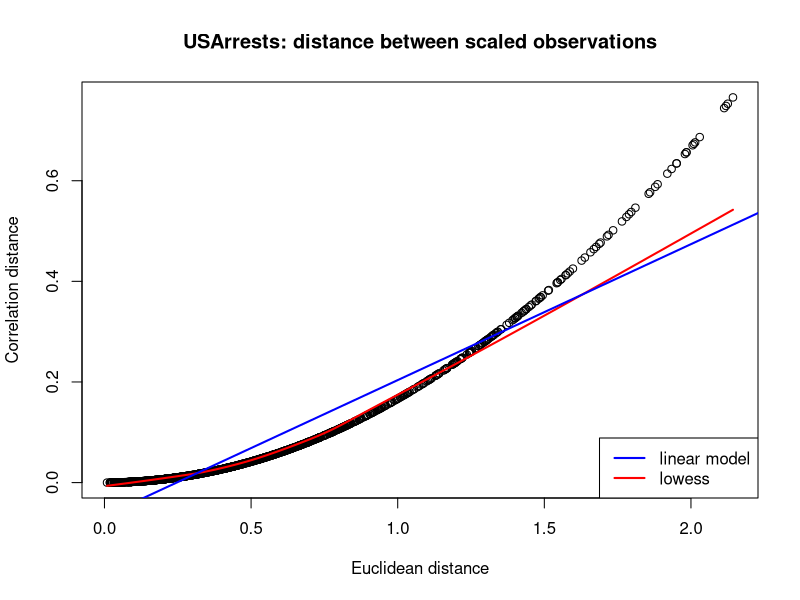

This chart was generated by the following R code:
## ---- chunk 1
knitr::opts_chunk$set(echo = TRUE)
## ---- chunk 2
data(USArrests)

# Transpose data set to center observations, not covariates
us.scaled <- scale(t(USArrests))

# Euclidean distance between states
eud <- dist(t(us.scaled))

# Correlation distance between states
cord <- as.dist(1-cor(us.scaled))

# Plot shows strong non-linear relationship between the 2 sets of values
plot(eud, cord, main="USArrests: distance between scaled observations", xlab="Euclidean distance", ylab="Correlation distance")
lines(lowess(eud, cord), lwd=2, col='red')
abline(lm(cord~eud), col='blue', lwd=2)
legend("bottomright", legend=c("linear model", "lowess"), col=c("blue", "red"), lwd=2)

# Correlation between the 2 distances is also very high
cor(eud, cord)

## ---- chunk 3

us.scaled <- scale(USArrests)

# PVE from output of prcomp
pc <- prcomp(us.scaled, center=TRUE, scale=TRUE)
pve1 <- summary(pc)$importance[2,]

# PVE from Eq. 10.8
x <- us.scaled %*% pc$rotation
component_var <- apply(x^2, 2, sum)
total_var <- sum(apply(us.scaled^2, 2, sum))
pve2 <- component_var/total_var

# Both sets of values are equal up to roundoff error
pve1-pve2 < 10^-5

